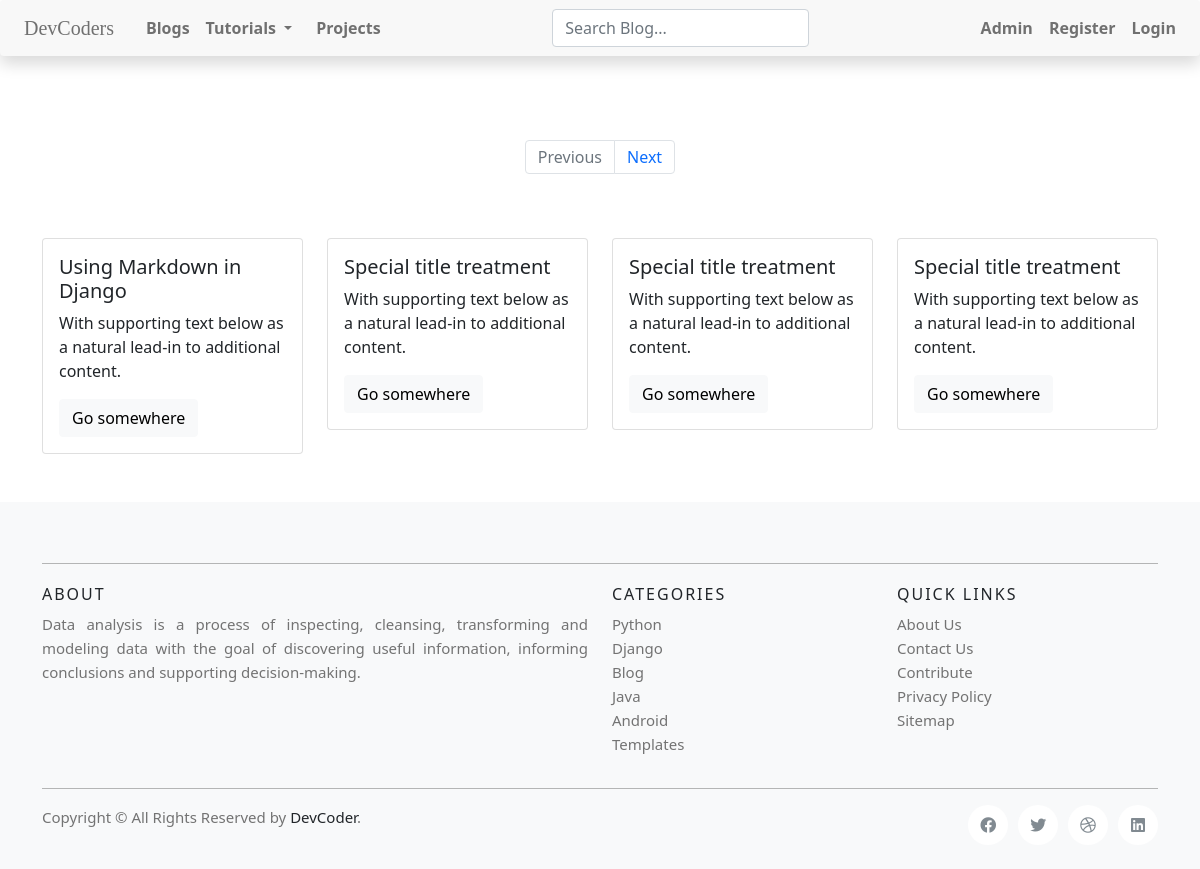
/bloglist/, run on an earlier commit of the app's database.
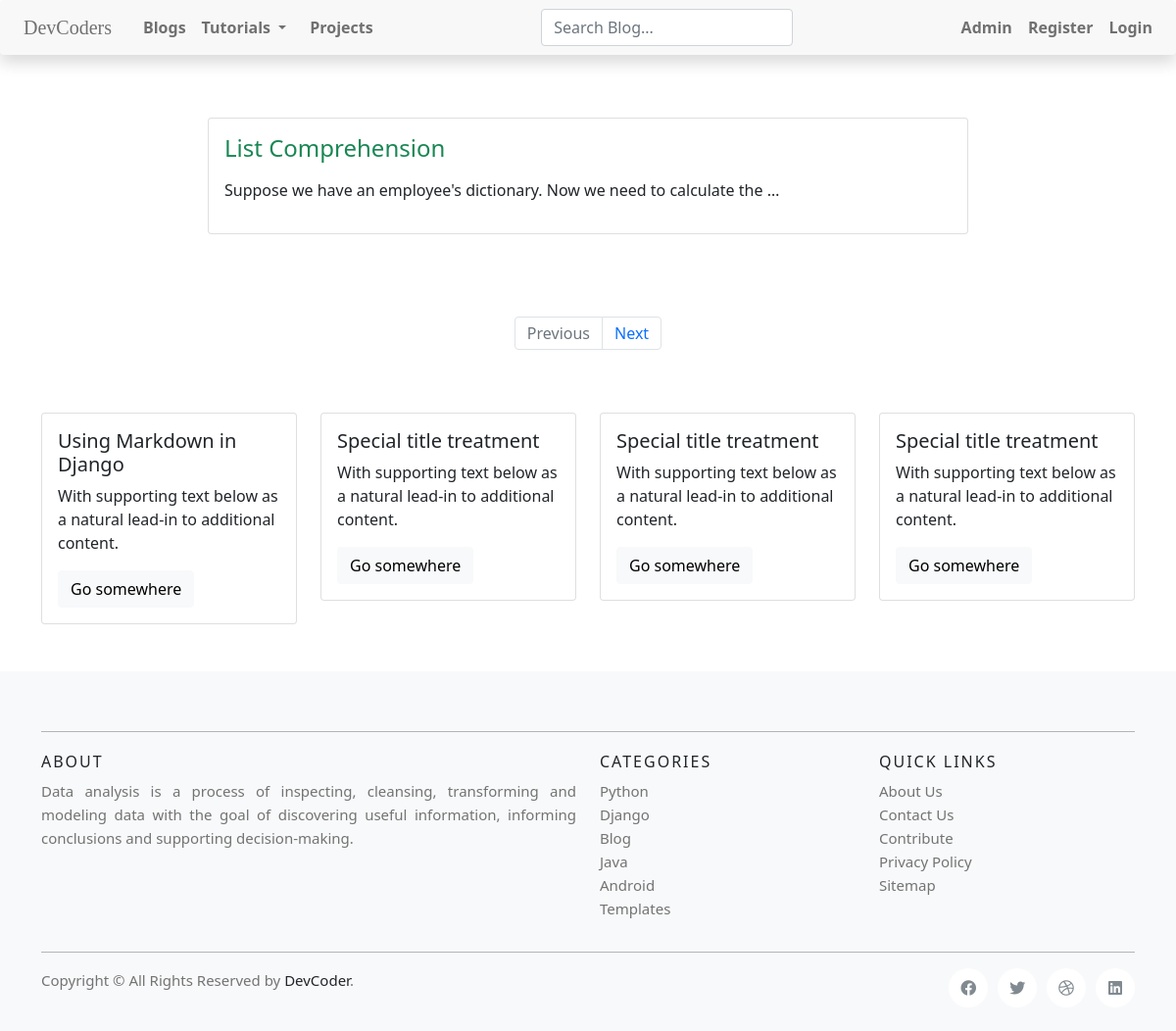
And on a later commit of the database.
### blog/models.py (models this page shows, shortened)
class BlogDB(models.Model):
    description = models.CharField(max_length=200)
    keywords = MultiSelectField(choices=keyword_choices, max_choices=3)
    author = models.CharField(
        max_length=50, default='http://sdt-inc.github.io/')
    title = models.CharField(max_length=200)
    slug = models.SlugField(max_length=200, null=True, blank=True)
    tag = MultiSelectField(choices=keyword_choices, max_choices=3)
    writer_name = MultiSelectField(
        choices=writer_choices, max_choices=1)
    date = models.DateField(auto_now=timezone.now())
    body = RichTextUploadingField(config_name='special', blank=True, null=True)
    related_page_link = models.CharField(max_length=200)

### blog/views.py (the view)
# urls.py: path('bloglist/', views.BlogListView.as_view(), name='blog_list'),
class BlogListView(ListView):
    model = BlogDB
    paginate_by = 10
    template_name = 'blog/blog-list.html'
    def get_context_data(self, **kwargs):
        context = super().get_context_data(**kwargs)
        return context

### blog/templates/blog/blog-list.html
{% extends 'blog/base.html' %}
{% load static %}
{% block index_page %}
{% for blog in object_list %}
<div class="card" style="padding: 0; margin: 0;">
    <div class="card-body">
        <a class="text-decoration-none font-weight-light text-success" href="{% url 'blog-detail' slug=blog.slug %}">
            <h4 class="card-title text-capitalize">{{ blog.title }}</h4>
        </a>
        <p class="card-text font-weight-light text-justify"> {{ blog.body | truncatewords:12 | safe }}</p>
    </div>
</div>
<br>
{% endfor %}
{% endblock index_page %}

### blog/templates/blog/base.html (shortened to what this page needs)
{% load static %}
<!DOCTYPE html>
<html lang="en">
<head>
    <link rel="stylesheet" href="{% static 'blog/css/main.css' %}">
    <link rel="stylesheet" href="https://pro.fontawesome.com/releases/v5.10.0/css/all.css"
 />
    <link rel="stylesheet" href="https://maxcdn.bootstrapcdn.com/bootstrap/4.5.2/css/bootstrap.min.css" />
    <link href="https://cdn.jsdelivr.net/npm/bootstrap@5.0.0-beta1/dist/css/bootstrap.min.css" rel="stylesheet"
 />
    <link rel="stylesheet" href="{% static 'blog/css/highlight/styles/atom-one-light.css' %}" />
</head>
<body>
    <header class="navbar navbar-expand navbar-light flex-column sticky-top flex-md-row bd-navbar shadow rounded">
        <div class="navbar-nav navbar-nav-scroll navbar-expand-lg">
            <ul class="nav nav-pills">
                <li class="nav-item">
                    <a class="nav-item nav-link navbar-brand" style="font-family: Impact;" href="/">DevCoders</a>
                </li>
                <li class="nav-item">
                    <a class="nav-item nav-link font-weight-bold" href="{% url 'blog_list' %}">Blogs</a>
                </li>
                <li class="nav-item dropdown">
                    <a class="nav-item nav-link dropdown-toggle mr-md-2 font-weight-bold" href="#" id="bd-versions"
                        data-toggle="dropdown" aria-haspopup="true" aria-expanded="false">Tutorials
                    </a>
                </li>
                <li class="nav-item">
                    <a class="nav-link font-weight-bold" href="#" target="_blank">Projects</a>
                </li>
            </ul>
        </div>
        <ul class="navbar-nav flex-row ml-md-auto d-md-flex">
            <form class="form-inline my-2 my-lg-0" method="GET" action="search">
                <input type="search" class="form-control" id="search-input" placeholder="Search Blog..."
                    aria-label="Search for..." autocomplete="off" name="query" />
            </form>
        </ul>
        <ul class="navbar-nav flex-row ml-md-auto d-md-flex">
            <li class="nav-item">
                <a class="nav-link font-weight-bold" href="/admin" target="_blank">Admin</a>
            </li>
            <li class="nav-item">
                <a class="nav-link font-weight-bold" href="#" target="_blank">Register</a>
            </li>
            <li class="nav-item">
                <a class="nav-link font-weight-bold" href="#" target="_blank">Login</a>
            </li>
        </ul>
    </header>
    <div class="container-fluid mt-4">
        <div class="row">
            <div class="col-sm-8 mx-auto">
                {% if current_url == 'tutorial' %}
                {% if title %}
                <h2 class="mt-4"> {{ title }} </h2>
                {% endif %}
                {% if writer_name %}
                <article>
                    <address>
                        by
                        <a href="#">{{ writer_name }}</a>. Posted on {{ date }}
                    </address>
                </article>
                {% endif %}
                <div id="page-content-wrapper text-center">
                    <hr>
                    {% block content %}
                    {% endblock content %}
                    <div class="col-sm-2 mx-auto"></div>
                </div>
                {% else %}
                {% block index_page %}
                {% endblock index_page %}
                {% endif %}
                <nav class="gap-1" style="margin-top: 60px;" aria-label="Page navigation example">
                    <ul class="pagination justify-content-center">
                        <li class="page-item disabled">
                            <a class="page-link" href="#" tabindex="-1" aria-disabled="true">Previous</a>
                        </li>
                        <li class="page-item">
                            <a class="page-link" href="{% url 'tutorial' slug='slug-in-django' %}">Next</a>
                        </li>
                    </ul>
                </nav>
            </div>
        </div>
    </div>
    <br /><br />
    <div class="container">
        <div class="row">
            <div class="col-sm-3">
                <div class="card">
                    <div class="card-body">
                        <h5 class="card-title">Using Markdown in Django</h5>
                        <p class="card-text">
                            With supporting text below as a natural lead-in
                            to additional content.
                        </p>
                        <a href="{% url 'tutorial' slug='slug-in-django' %}" class="btn btn-light">Go somewhere</a>
                    </div>
                </div>
            </div>
            <div class="col-sm-3">
                <div class="card">
                    <div class="card-body">
                        <h5 class="card-title">Special title treatment</h5>
                        <p class="card-text">
                            With supporting text below as a natural lead-in
                            to additional content.
                        </p>
                        <a href="#" class="btn btn-light">Go somewhere</a>
                    </div>
                </div>
            </div>
            <div class="col-sm-3">
                <div class="card">
                    <div class="card-body">
                        <h5 class="card-title">Special title treatment</h5>
                        <p class="card-text">
                            With supporting text below as a natural lead-in
                            to additional content.
                        </p>
                        <a href="#" class="btn btn-light">Go somewhere</a>
                    </div>
                </div>
            </div>
            <div class="col-sm-3">
                <div class="card">
                    <div class="card-body">
                        <h5 class="card-title">Special title treatment</h5>
                        <p class="card-text">
                            With supporting text below as a natural lead-in
                            to additional content.
                        </p>
                        <a href="#" class="btn btn-light">Go somewhere</a>
                    </div>
                </div>
            </div>
        </div>
    </div>
    <br /><br />
    <footer class="site-footer">
        <div class="container">
            <hr>
            <div class="row">
                <div class="col-sm-12 col-md-6">
                    <h6 class='text-dark'>About</h6>
                    <p class="text-justify">Data analysis is a process of inspecting, cleansing,
                        transforming and modeling data with the goal of discovering
                        useful information, informing conclusions and supporting
                        decision-making.</p>
                </div>
                <div class="col-xs-6 col-md-3">
                    <h6 class='text-dark'>Categories</h6>
                    <ul class="footer-links">
                        <li><a href="{% url 'tutorial' slug='slug-in-django' %}" class="text-decoration-none">Python</a>
                        </li>
                        <li><a href="#" class="text-decoration-none">Django</a></li>
                        <li><a href="#" class="text-decoration-none">Blog</a></li>
                        <li><a href="#" class="text-decoration-none">Java</a></li>
                        <li><a href="#" class="text-decoration-none">Android</a></li>
                        <li><a href="#" class="text-decoration-none">Templates</a></li>
                    </ul>
                </div>
                <div class="col-xs-6 col-md-3">
                    <h6 class='text-dark'>Quick Links</h6>
                    <ul class="footer-links">
                        <li><a href="#" class="text-decoration-none">About Us</a></li>
                        <li><a href="#" class="text-decoration-none">Contact Us</a></li>
                        <li><a href="#" class="text-decoration-none">Contribute</a></li>
                        <li><a href="#" class="text-decoration-none">Privacy Policy</a></li>
                        <li><a href="/sitemap.xml" class="text-decoration-none">Sitemap</a></li>
                    </ul>
                </div>
            </div>
            <hr>
        </div>
        <div class="container">
            <div class="row">
                <div class="col-md-8 col-sm-6 col-xs-12">
                    <p class="copyright-text">Copyright &copy; {{ date.year }} All Rights Reserved by
                        <a class="text-dark text-decoration-none" href="#">DevCoder</a>.
                    </p>
                </div>
                <div class="col-md-4 col-sm-6 col-xs-12">
                    <ul class="social-icons list-unstyled list-inline">
                        <li><a class="facebook" href="#"><i class="fab fa-facebook"></i></a></li>
                        <li><a class="twitter" href="#"><i class="fab fa-twitter"></i></a></li>
                        <li><a class="dribbble" href="#"><i class="fab fa-dribbble"></i></a></li>
                        <li><a class="linkedin" href="#"><i class="fab fa-linkedin"></i></a></li>
                    </ul>
                </div>
            </div>
        </div>
    </footer>
</body>
</html>

### blog/static/blog/css/main.css (style rules this page uses)
* { margin: 0; padding: 0; background: transparent; }
.bd-navbar { min-height: 1rem; background-color: #f8f8f8; box-shadow: 0 .5rem 1rem rgba(0, 0, 0, .05), inset 0 -1px 0 rgba(0, 0, 0, .1) }
.bd-navbar .navbar-nav .nav-link { padding-right: .5rem; padding-left: .5rem; color: #cbbde2 }
.site-footer { background-color: #f8f9fa; padding: 45px 0 20px; font-size: 15px; line-height: 24px; color: #737373; }
.site-footer hr { border-top-color: #bbb; opacity: 0.5 }
.site-footer h6 { color: #fff; font-size: 16px; text-transform: uppercase; margin-top: 5px; letter-spacing: 2px }
.site-footer a { color: #737373; }
.footer-links { padding-left: 0; list-style: none }
.footer-links li { display: block }
.footer-links a { color: #737373 }
.site-footer .social-icons { text-align: right }
.site-footer .social-icons a { width: 40px; height: 40px; line-height: 40px; margin-left: 6px; margin-right: 0; border-radius: 100%; background-color: white; }
.copyright-text { margin: 0 }
.social-icons { padding-left: 0; margin-bottom: 0; list-style: none }
.social-icons li { display: inline-block; margin-bottom: 4px }
.social-icons a { background-color: #eceeef; color: #818a91; font-size: 16px; display: inline-block; line-height: 44px; width: 44px; height: 44px; text-align: center; margin-right: 8px; border-radius: 100%; -webkit-transition: all .2s linear; -o-transition: all .2s linear; transition: all .2s linear }

What changed in the data, as far as the page shows it:
added BlogDB: title "List Comprehension", body "Suppose we have an employee's dictionary. Now we need to calculate the …"
